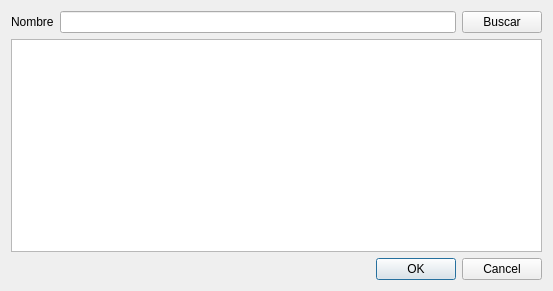
<?xml version="1.0" encoding="UTF-8"?>
<ui version="4.0">
 <class>vtnBajaMonodroga</class>
 <widget class="QWidget" name="vtnBajaMonodroga">
  <property name="geometry">
   <rect>
    <x>0</x>
    <y>0</y>
    <width>553</width>
    <height>291</height>
   </rect>
  </property>
  <property name="windowTitle">
   <string>Baja Monodroga</string>
  </property>
  <layout class="QVBoxLayout" name="verticalLayout">
   <item>
    <layout class="QGridLayout" name="gridLayout">
     <item row="0" column="0">
      <widget class="QLabel" name="label">
       <property name="text">
        <string>Nombre</string>
       </property>
      </widget>
     </item>
     <item row="0" column="1">
      <widget class="QLineEdit" name="lineNomb">
       <property name="statusTip">
        <string>Ingrese el nombre de la Monodroga (solo letras)</string>
       </property>
       <property name="accessibleDescription">
        <string>palabra</string>
       </property>
      </widget>
     </item>
     <item row="0" column="2">
      <widget class="QPushButton" name="btnBuscar">
       <property name="text">
        <string>Buscar</string>
       </property>
      </widget>
     </item>
     <item row="2" column="1" colspan="2">
      <widget class="QDialogButtonBox" name="buttonBox">
       <property name="standardButtons">
        <set>QDialogButtonBox::Cancel|QDialogButtonBox::Ok</set>
       </property>
      </widget>
     </item>
     <item row="1" column="0" colspan="3">
      <widget class="QTableWidget" name="tablaMonodroga">
       <property name="editTriggers">
        <set>QAbstractItemView::NoEditTriggers</set>
       </property>
       <property name="tabKeyNavigation">
        <bool>true</bool>
       </property>
       <attribute name="horizontalHeaderStretchLastSection">
        <bool>true</bool>
       </attribute>
      </widget>
     </item>
    </layout>
   </item>
  </layout>
 </widget>
 <tabstops>
  <tabstop>lineNomb</tabstop>
  <tabstop>btnBuscar</tabstop>
  <tabstop>tablaMonodroga</tabstop>
  <tabstop>buttonBox</tabstop>
 </tabstops>
 <resources/>
 <connections/>
</ui>
